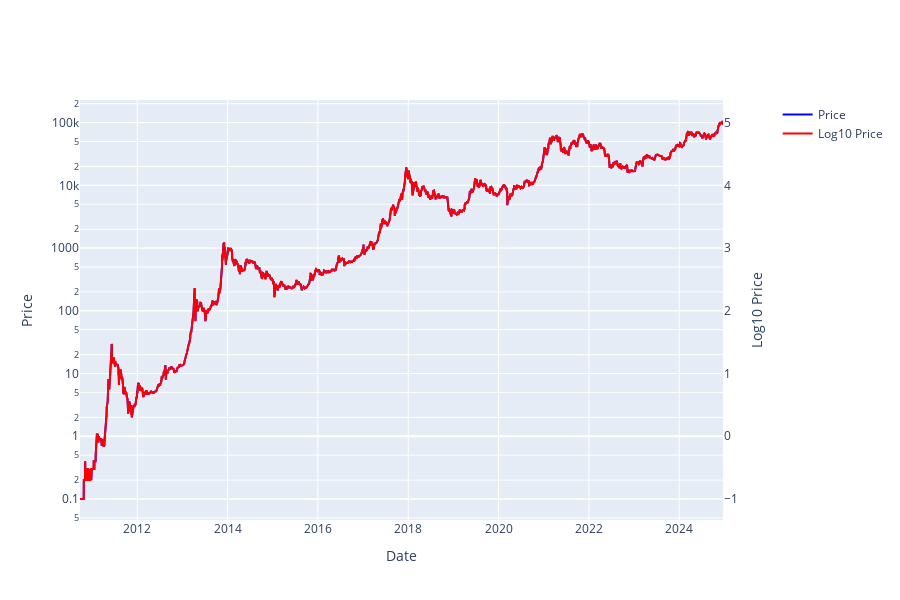

The code cell stored with this chart in its notebook:
### Code cell
import plotly.graph_objects as go

fig = make_subplots(specs=[[{"secondary_y": True}]])

# Add left y-axis
fig.add_trace(
    go.Scatter(x=df['date'], y=df['price'], name='Price', line=dict(color='blue')),
    secondary_y=False
)

# Add right y-axis
fig.add_trace(
    go.Scatter(x=df['date'], y=df['log10 price'], name='Log10 Price', line=dict(color='red')),
    secondary_y=True
)

# Set x-axis label
fig.update_xaxes(title_text='Date')

# Set left y-axis label
fig.update_yaxes(title_text='Price', secondary_y=False)

# Set right y-axis label
fig.update_yaxes(title_text='Log10 Price', secondary_y=True)
# Set left y-axis scale to log
fig.update_yaxes(type='log', secondary_y=False)
fig.update_layout(
    width=900,  # Set the width of the plot
    height=600  # Set the height of the plot
)

fig.show()

### Figure 1 — Plotly figure (JSON) as saved in the notebook; plotly's stock layout.template omitted (floating-point values rounded to 4 significant figures; data arrays with more than 128 entries replaced by an {"elided": "..."} marker saying what was removed)
{"data": [{"line": {"color": "blue"}, "name": "Price", "type": "scatter", "x": {"elided": "5173 str values"}, "xaxis": "x", "y": {"elided": "5173 float values"}, "yaxis": "y"}, {"line": {"color": "red"}, "name": "Log10 Price", "type": "scatter", "x": {"elided": "5173 str values"}, "xaxis": "x", "y": {"elided": "5173 float values"}, "yaxis": "y2"}], "layout": {"height": 600, "width": 900, "xaxis": {"anchor": "y", "domain": [0, 0.94], "title": {"text": "Date"}}, "yaxis": {"anchor": "x", "domain": [0, 1], "title": {"text": "Price"}, "type": "log"}, "yaxis2": {"anchor": "x", "overlaying": "y", "side": "right", "title": {"text": "Log10 Price"}}}}
